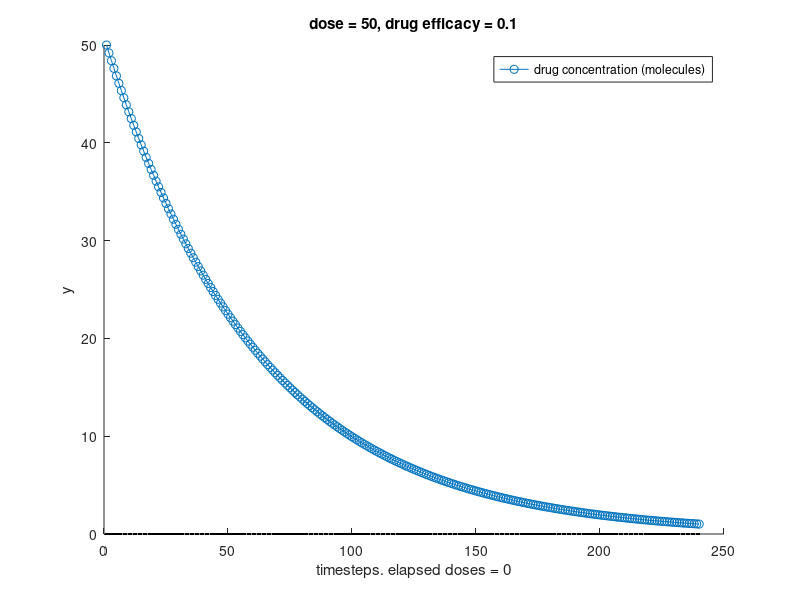
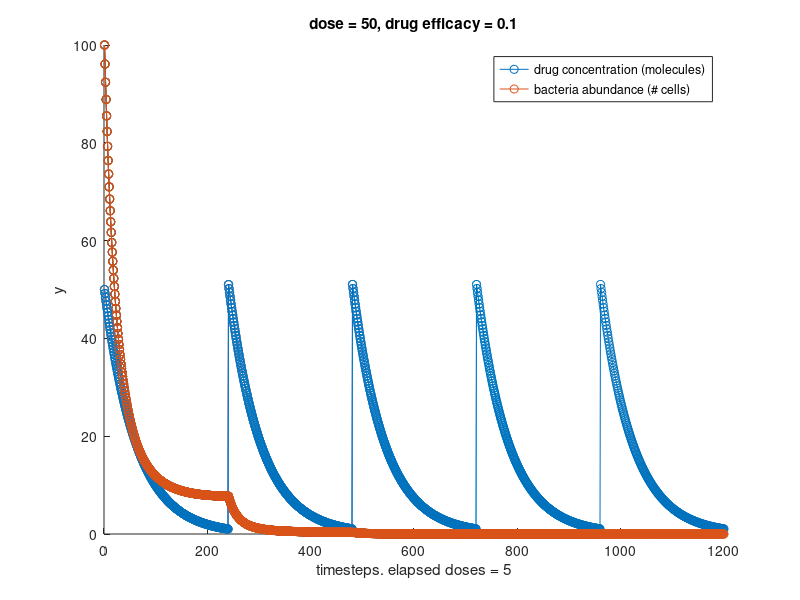
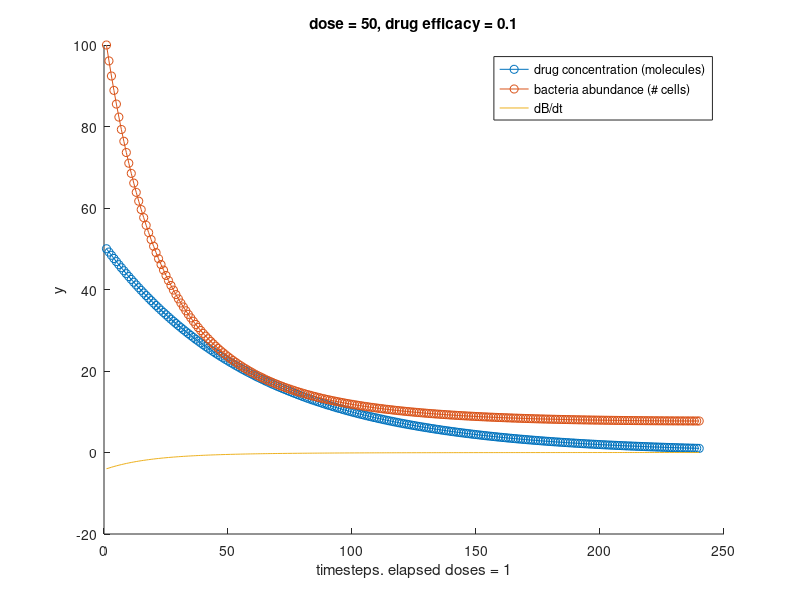

Here is the MATLAB script that generated these plots, in order:
%Group project 1 code
clearvars
close all
clc

format longg %display more decimal points

a = 1/61.3; %elimination half-life = 61.3 min
k = 1/100; %doubling time is 20 min for bacteria if there is unlimited food and space
g = 1/10; %number of bacterial cells killed per unit drug per minute
D1 = 50; %use molecules of amoxicillin - units need to match that of bacteria. assume 50 molecules = 500 mg dose, since 
         %we are scaling [drug] and [bacteria] down to have a workable
         %model
         %assume double that amount, i.e. 100, is toxic
repeateddose = 50;
B1 = 100;
l = 0; %before add in for loop
    tend = 240; %240 minutes = 4 hours, cut 8 hour recommended period between doses in half
    doserange = 1:1:tend; %1 x 480 matrix. Still 1 to 480 regardless of which dose you are on. Only initial conditions change
    %tend2 = 480;

    %simple model works
    %F=@(t,y) [-a*y(1); k*y(2)]; %multiply by y(1) to prevent it from going to zero %F=@(t,y) [(-a*y(1)-1/g*y(2))*y(1)/100; k*(K-y(2))/K*y(2) - g*y(1)];
    
    %make more complicated
    F=@(t1,y1) [-a*y1(1); (k*y1(2) - g*y1(1))*y1(2)/100]; %assume no drug is used up via interaction with bacteria
    % multiply by 100 scaling so results aren't extreme, make it not too directly proportional so changes aren't too big at beginning
    %play around with magnitude of parameters so results don't go crazy or
    %diverge too quickly 
    
    [t1,y1] = ode45(F,doserange,[D1;B1]); %solve the differential equations

    %add derivative of bacterial cell abundance to plot as well to more
    %easily locate the fixed points where dB/dt = 0
    dBdt = zeros(tend,1); %B values are stored in y1(2) 
    for r=1:tend
        dBdt(r) = (k*y1(r,2) - g*y1(r,1))*y1(r,2)/100; %drug concentrations are in y1(:,2) and drug concentrations are in y1(:,1)
    end
    tdBdt = horzcat(t1,dBdt);

    figure, hold on %plot of drug
    plot(t1,y1(:,1),'-o')
    plot(t1,0,'Color','black')
    %plot(t+t*l,y(:,2),'-o') 
    ylabel('y');
    xlabel('time')
    xlabel(['timesteps. elapsed doses = ' num2str(l)]);
    legend('drug concentration (molecules)') %legend('drug concentration (ug/mL)','bacteria abundance (# cells)')
    title(['dose = ' num2str(repeateddose) ', drug efficacy = ' num2str(g)]);
    hold off 

    figure, hold on %plot of bacteria
    %plot(t+t*l,y(:,1),'-o') 
    plot(t1,y1(:,2),'-o') 
    ylabel('y');
    xlabel('time')
    xlabel(['timesteps. elapsed doses = ' num2str(l)]);
    legend('bacteria abundance (# cells)')
    title(['dose = ' num2str(D1) ', drug efficacy = ' num2str(g)]);
    hold off 

    figure, hold on %plot of bacteria and drug together
    plot(t1,y1(:,1),'-o') 
    plot(t1,y1(:,2),'-o')
    plot(t1,dBdt)
    ylabel('y');
    xlabel('time')
    xlabel(['timesteps. elapsed doses = ' num2str(1)]);
    legend('drug concentration (molecules)','bacteria abundance (# cells)','dB/dt')
    title(['dose = ' num2str(D1) ', drug efficacy = ' num2str(g)]);
    hold off 



    %dose 2
    %
    %
    %
    %set initial conditions for next dose
    if y1(length(y1(:,1)),2) < 0 %if population dropped below zero, make zero
        B1 = 0;
    else
        B1 = y1(length(y1(:,1)),2); %else, set final concentration of bacteria as initial concentration for next time period
    end 
    if y1(length(y1(:,1)),1) < 0 %if drug concentration fell below zero
        D1 = 50;
    else 
        D1 = y1(length(y1(:,1)),1) + D1; %where we left off + new dose (D1)
    end
    
    F=@(t2,y2) [-a*y2(1); (k*y2(2) - g*y2(1))*y2(2)/100]; %assume no drug is used up via interaction with bacteria
    % multiply by 100 scaling so results aren't extreme, make it not too directly proportional so changes aren't too big at beginning
    %play around with magnitude of parameters so results don't go crazy or
    %diverge too quickly 
    
    [t2,y2] = ode45(F,doserange,[D1;B1]);

    ttotal = 1:1:(tend*2);
    ytotal = [y1;y2];
   

    dBdt2 = zeros(tend,1); %B values are stored in y1(2) 
    for r=1:tend
        dBdt2(r) = (k*y2(r,2) - g*y2(r,1))*y2(r,2)/100; %drug concentrations are in y1(:,2) and drug concentrations are in y1(:,1)
    end
    tdBdt2 = horzcat(((tend+1):1:tend*2)',dBdt2);

    dBdt_total = [dBdt;dBdt2]; %actually derives don't look good on graph

    figure(2), hold on %plot of bacteria and drug together
    plot(ttotal,ytotal(:,1),'-o') 
    plot(ttotal,ytotal(:,2),'-o') 
    %plot(ttotal,dBdt_total)
    ylabel('y');
    xlabel('time')
    xlabel(['timesteps. elapsed doses = ' num2str(2)]);
    legend('drug concentration (molecules)','bacteria abundance (# cells)')
    title(['dose = ' num2str(repeateddose) ', drug efficacy = ' num2str(g)]);
    hold off





    %dose 3
    %
    %
    %
     %set initial conditions for next dose
    if y2(length(y2(:,1)),2) < 0 %if population dropped below zero, make zero
        B1 = 0;
    else
        B1 = y2(length(y2(:,1)),2); %else, set final concentration of bacteria as initial concentration for next time period
    end 
    if y2(length(y2(:,1)),1) < 0 %if drug concentration fell below zero
        D1 = repeateddose;
    else 
        D1 = y2(length(y2(:,1)),1) + repeateddose; %where we left off + new dose (D1)
    end 
    
    
    F=@(t3,y3) [-a*y3(1); (k*y3(2) - g*y3(1))*y3(2)/100]; %assume no drug is used up via interaction with bacteria
    % multiply by 100 scaling so results aren't extreme, make it not too directly proportional so changes aren't too big at beginning
    %play around with magnitude of parameters so results don't go crazy or
    %diverge too quickly 
    
    [t3,y3] = ode45(F,doserange,[D1;B1]);

    ttotal = 1:1:(3*tend);
    ytotal = [y1;y2;y3];
    
    %find fixed point
    dBdt3 = zeros(tend,1); %B values are stored in y1(2) 
    for r=1:tend
        dBdt3(r) = (k*y3(r,2) - g*y3(r,1))*y3(r,2)/100; %drug concentrations are in y1(:,2) and drug concentrations are in y1(:,1)
    end
    tdBdt3 = horzcat(((tend*2+1):1:(tend*3))',dBdt3);

    figure(2), hold on %plot of bacteria and drug together
    plot(ttotal,ytotal(:,1),'-o') 
    plot(ttotal,ytotal(:,2),'-o') 
    ylabel('y');
    xlabel('time')
    xlabel(['timesteps. elapsed doses = ' num2str(3)]);
    legend('drug concentration (molecules)','bacteria abundance (# cells)')
    title(['dose = ' num2str(repeateddose) ', drug efficacy = ' num2str(g)]);
    hold off
    

    
    %dose 4
    %
    %
    %
    %set initial conditions for next dose
    if y3(length(y3(:,1)),2) < 0 %if population dropped below zero, make zero
        B1 = 0;
    else
        B1 = y3(length(y3(:,1)),2); %else, set final concentration of bacteria as initial concentration for next time period
    end 
    if y3(length(y3(:,1)),1) < 0 %if drug concentration fell below zero
        D1 = repeateddose;
    else 
        D1 = y3(length(y3(:,1)),1) + repeateddose; %where we left off + new dose (D1)
    end 
    
    F=@(t4,y4) [-a*y4(1); (k*y4(2) - g*y4(1))*y4(2)/100]; %assume no drug is used up via interaction with bacteria
    % multiply by 100 scaling so results aren't extreme, make it not too directly proportional so changes aren't too big at beginning
    %play around with magnitude of parameters so results don't go crazy or
    %diverge too quickly 
    
    [t4,y4] = ode45(F,doserange,[D1;B1]);

    ttotal = 1:1:(4*tend);
    ytotal = [y1;y2;y3;y4];
    
    %find fixed point
    dBdt4 = zeros(tend,1); %B values are stored in y1(2) 
    for r=1:tend
        dBdt4(r) = (k*y4(r,2) - g*y4(r,1))*y4(r,2)/100; %drug concentrations are in y1(:,2) and drug concentrations are in y1(:,1)
    end
    tdBdt4 = horzcat(((tend*3+1):1:(tend*4))',dBdt4);

    figure(2), hold on %plot of bacteria and drug together
    plot(ttotal,ytotal(:,1),'-o') 
    plot(ttotal,ytotal(:,2),'-o') 
    ylabel('y');
    xlabel('time')
    xlabel(['timesteps. elapsed doses = ' num2str(4)]);
    legend('drug concentration (molecules)','bacteria abundance (# cells)')
    title(['dose = ' num2str(repeateddose) ', drug efficacy = ' num2str(g)]);
    hold off
    



    %
    %
    %
    %dose 5
    %
    %



    if y4(length(y4(:,1)),2) < 0 %if population dropped below zero, make zero
        B1 = 0;
    else
        B1 = y4(length(y4(:,1)),2); %else, set final concentration of bacteria as initial concentration for next time period
    end 
    if y4(length(y4(:,1)),1) < 0 %if drug concentration fell below zero
        D1 = repeateddose;
    else 
        D1 = y4(length(y4(:,1)),1) + repeateddose; %where we left off + new dose (D1)
    end 
    
    F=@(t5,y5) [-a*y5(1); (k*y5(2) - g*y5(1))*y5(2)/100]; %assume no drug is used up via interaction with bacteria
    % multiply by 100 scaling so results aren't extreme, make it not too directly proportional so changes aren't too big at beginning
    %play around with magnitude of parameters so results don't go crazy or
    %diverge too quickly 
    
    [t5,y5] = ode45(F,doserange,[D1;B1]);

    ttotal = 1:1:(5*tend);
    ytotal = [y1;y2;y3;y4;y5];
    
    %find fixed point
    dBdt5 = zeros(tend,1); %B values are stored in y1(2) 
    for r=1:tend
        dBdt5(r) = (k*y5(r,2) - g*y5(r,1))*y5(r,2)/100; %drug concentrations are in y1(:,2) and drug concentrations are in y1(:,1)
    end
    tdBdt5 = horzcat(((tend*4+1):1:(tend*5))',dBdt5);

    figure(2), hold on %plot of bacteria and drug together
    plot(ttotal,ytotal(:,1),'-o') 
    plot(ttotal,ytotal(:,2),'-o') 
    ylabel('y');
    xlabel('time')
    xlabel(['timesteps. elapsed doses = ' num2str(5)]);
    legend('drug concentration (molecules)','bacteria abundance (# cells)')
    title(['dose = ' num2str(repeateddose) ', drug efficacy = ' num2str(g)]);
    hold off
    
    %observe at what point in time bacterial cell count falls below zero
    M = horzcat(ttotal',ytotal);
